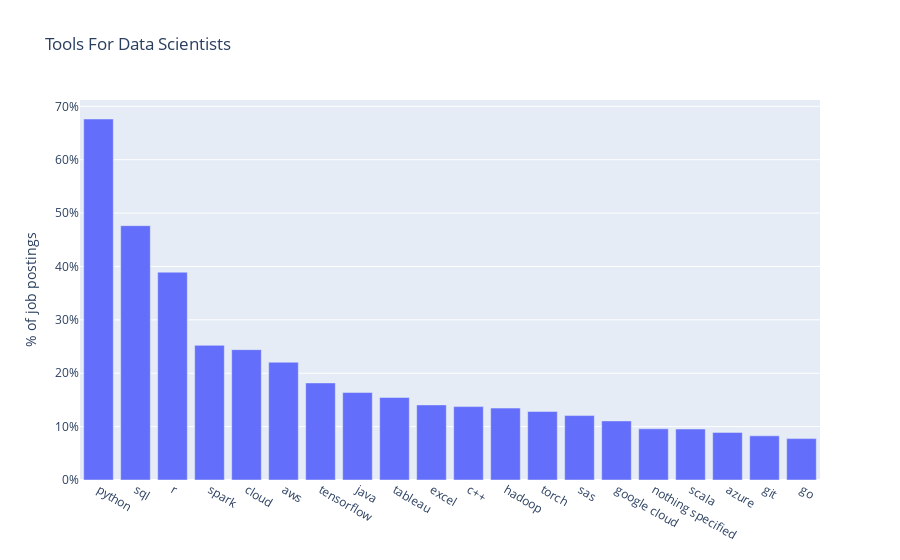

Notebook cell for this chart:
### Markdown cell above
## Chart the Top 20 Tools

### Code cell
from plotly import __version__
from plotly.offline import download_plotlyjs, init_notebook_mode, plot, iplot
import plotly.graph_objs as go

layout = dict(
    title='Tools For Data Scientists',
    yaxis=dict(
        title='% of job postings',
        tickformat=',.0%',
    )
)

fig = go.Figure(layout=layout)
fig.add_trace(go.Bar(
    x=df_tool_top50['tool'],
    y=df_tool_top50['cnt']/num_postings
))

iplot(fig)

### Figure 1 — Plotly figure (JSON) as saved in the notebook; plotly's stock layout.template omitted (floating-point values rounded to 4 significant figures)
{"data": [{"type": "bar", "x": ["python", "sql", "r", "spark", "cloud", "aws", "tensorflow", "java", "tableau", "excel", "c++", "hadoop", "torch", "sas", "google cloud", "nothing specified", "scala", "azure", "git", "go"], "y": [0.6763, 0.4764, 0.3893, 0.2522, 0.2442, 0.2206, 0.1819, 0.1639, 0.1547, 0.1407, 0.1375, 0.1347, 0.1283, 0.1207, 0.1107, 0.09592, 0.09552, 0.08913, 0.08273, 0.07754]}], "layout": {"title": {"text": "Tools For Data Scientists"}, "yaxis": {"tickformat": ",.0%", "title": {"text": "% of job postings"}}}}
